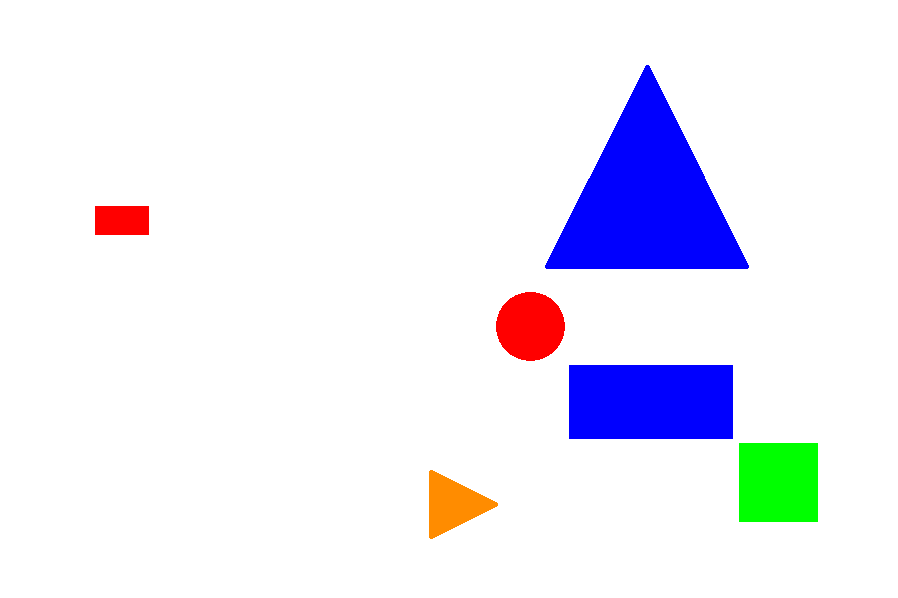
#> input picture test_images/test_image_13.png, 898 x 598 px
$ jupyter execute --allow-errors 'issue highlighter.ipynb'
#> lines starting #> are read from the running program, lines starting #| are printed output that depends on the picture; after the words box and inside, x2 and y2 are one past the last pixel; in counts of white or black regions, pixels touching at a corner belong together
To highlight the issue in test_image_14.png

[cell 1]
import cv2
import numpy as np

[cell 2]
def centroid(contour):

    centroid = []

    M = cv2.moments(contour)
    if M['m00'] != 0.0:
        cx = int(M['m10']/M['m00'])
        cy = int(M['m01']/M['m00'])

        centroid.append((cx,cy))

    return centroid

[cell 3]
def colors_detected(img):
    """
    Purpose:
    ---
    This function takes the image as argument and returns a dictionary
    denoting the color of the shapes in the image.

    Input Arguments:
    ---
    `img` : [ numpy array ]
            numpy array of image returned by cv2 library

    Returns:
    ---
    `detected_colors` : {dictionary}
            dictionary containing details of colors present in image
    """
    detected_colors = {}

    image = cv2.imread(img)
    # Convert BGR to HSV
    hsv_frame = cv2.cvtColor(image, cv2.COLOR_BGR2HSV)

    # defining color ranges

    # red color range
    low_red = np.array([0, 150, 50], np.uint8)
    high_red = np.array([10, 255, 255], np.uint8)
    red_mask = cv2.inRange(hsv_frame, low_red, high_red)

    # blue color range
    low_blue = np.array([94, 80, 2], np.uint8)
    high_blue = np.array([126, 255, 255], np.uint8)
    blue_mask = cv2.inRange(hsv_frame, low_blue, high_blue)

    # green color range
    low_green = np.array([36, 25, 25], np.uint8)
    high_green = np.array([70, 255, 255], np.uint8)
    green_mask = cv2.inRange(hsv_frame, low_green, high_green)

    # orange color range
    low_orange = np.array([15, 150, 50], np.uint8)
    high_orange = np.array([25, 255, 255], np.uint8)
    orange_mask = cv2.inRange(hsv_frame, low_orange, high_orange)

    #Morphological Transform: Dilation, to remove noises from the images and performing bitwise_and function to specifically detect a particular color.

    kernal = np.ones((6, 6), "uint8")

    # For red color
    red_mask = cv2.dilate(red_mask, kernal)
    res_red = cv2.bitwise_and(image, image, mask = red_mask)

    # For green color
    green_mask = cv2.dilate(green_mask, kernal)
    res_green = cv2.bitwise_and(image, image, mask = green_mask)

    # For blue color
    blue_mask = cv2.dilate(blue_mask, kernal)
    res_blue = cv2.bitwise_and(image, image, mask = blue_mask)

    # For orange color
    orange_mask = cv2.dilate(orange_mask, kernal)
    res_orange = cv2.bitwise_and(image, image, mask = orange_mask)

    # Contours for color detection

    # Creating contour to track red color
    red_contours, _ = cv2.findContours(red_mask, cv2.RETR_TREE, cv2.CHAIN_APPROX_SIMPLE)

    # Creating contour to track green color
    green_contours, _ = cv2.findContours(green_mask, cv2.RETR_TREE, cv2.CHAIN_APPROX_SIMPLE)

    # Creating contour to track blue color
    blue_contours, _ = cv2.findContours(blue_mask, cv2.RETR_TREE, cv2.CHAIN_APPROX_SIMPLE)

    # Creating contour to track orange color
    orange_contours, _ = cv2.findContours(orange_mask, cv2.RETR_TREE, cv2.CHAIN_APPROX_SIMPLE)

    # taking a counter variable to allow for detection of each shape
#     count = -1


    # RED
    for contour in red_contours:
        area = cv2.contourArea(contour)
        if(area > 300):
#             centroid_all(img)
#             print(centroid)
            centroids = centroid(contour)
            # accessing the centroid cx, cy values
#             c = centroids[count]
            cx = centroids[0][0]
            cy = centroids[0][1]

            detected_colors[cx,cy] = ['Red']

    #BLUE
    for contour in blue_contours:
        area = cv2.contourArea(contour)
        if(area > 300):
#             centroid_all(img)
#             print(centroid)
            centroids = centroid(contour)
            # accessing the centroid cx, cy values
#             c = centroids[count]
            cx = centroids[0][0]
            cy = centroids[0][1]

            detected_colors[cx,cy] = ['Blue']

    #GREEN
    for contour in green_contours:
        area = cv2.contourArea(contour)
        if(area > 300):
#             centroid_all(img)
#             print(centroid)
            centroids = centroid(contour)
            # accessing the centroid cx, cy values
#             c = centroids[count]
            cx = centroids[0][0]
            cy = centroids[0][1]

            detected_colors[cx,cy] = ['Green']

    #ORANGE
    for contour in orange_contours:
        area = cv2.contourArea(contour)
#         rect = cv2.boundingRect(contour)
#         area = rect[2] * rect[3]
#         print(area)
        #approximating
        approx = cv2.approxPolyDP(contour, 0.025*cv2.arcLength(contour, True), True)

        #img changed to image
        cv2.drawContours(image, [approx], 0, (0), 3)
        if(area > 300):

            x, y, w, h = cv2.boundingRect(contour)
            image = cv2.rectangle(image, (x, y), (x + w, y + h), (0, 0, 0), 2)
            cv2.putText(image, "Orange", (x-50, y+h+8), cv2.FONT_HERSHEY_SIMPLEX,  1.0, (0, 0, 0))


            cv2.imshow("Colors+Shapes",image)
            cv2.waitKey(0)
            cv2.destroyAllWindows()

#             cv2.drawContours(image, [contour], -1, (0, 0, 255), 5)

#             centroid_all(img)
#             print(centroid)
            centroids = centroid(contour)
            # accessing the centroid cx, cy values
#             c = centroids[count]
            cx = centroids[0][0]
            cy = centroids[0][1]

            detected_colors[cx,cy] = ['Orange']

    return detected_colors

#> (a cell that did not finish here is left out)

#> (a cell that did not finish here is left out)


#> (a cell that did not finish here is left out)


#> (a cell that did not finish here is left out)


#> (a cell that did not finish here is left out)

#> (a cell that did not finish here is left out)

#> (a cell that did not finish here is left out)

#> (a cell that did not finish here is left out)

#> (a cell that did not finish here is left out)

#> (a cell that did not finish here is left out)

#> (a cell that did not finish here is left out)

#> (a cell that did not finish here is left out)

[cell 16]
print(colors_detected('test_images/test_image_13.png'))
#> in colors_detected, image is the input picture: shape (598, 898, 3); mean B, G, R 248.3, 236, 236.1
#> in colors_detected (call 13), `red_mask = cv2.inRange(hsv_frame, low_red, high_red)`:
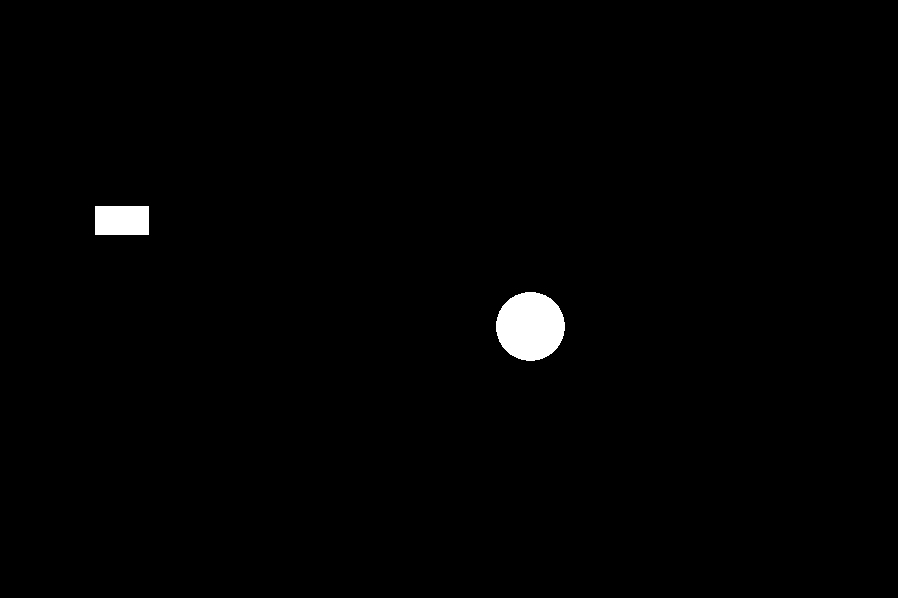
#> red_mask: shape (598, 898); 0.98% white; 2 white regions, box (x1, y1, x2, y2) and area: (496, 292, 565, 361) 3719, (95, 206, 149, 235) 1566
#> in colors_detected (call 13), `red_mask = cv2.dilate(red_mask, kernal)`:
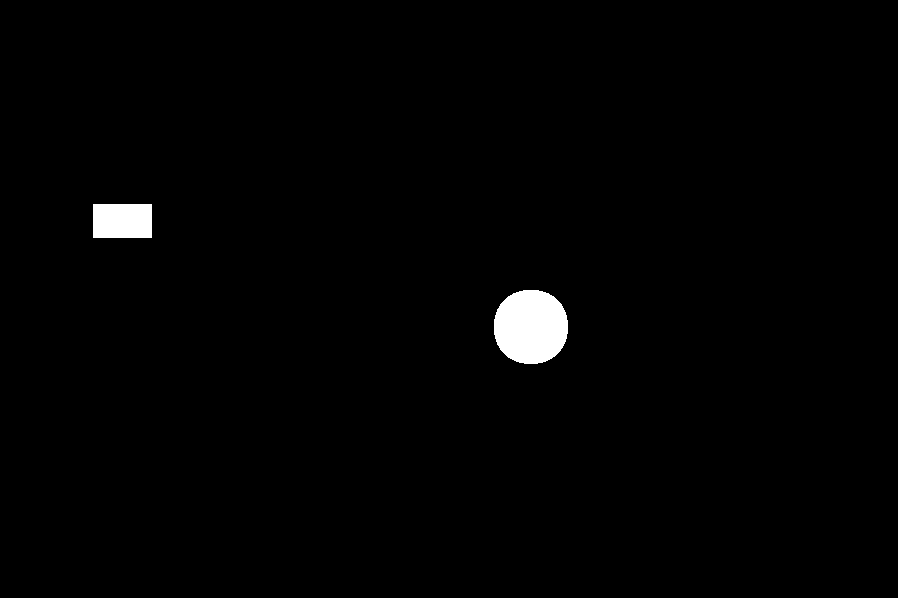
#> red_mask: shape (598, 898); 1.2% white; 2 white regions, box (x1, y1, x2, y2) and area: (494, 290, 568, 364) 4434, (93, 204, 152, 238) 2006
#> in colors_detected (call 13), `green_mask = cv2.dilate(green_mask, kernal)`:
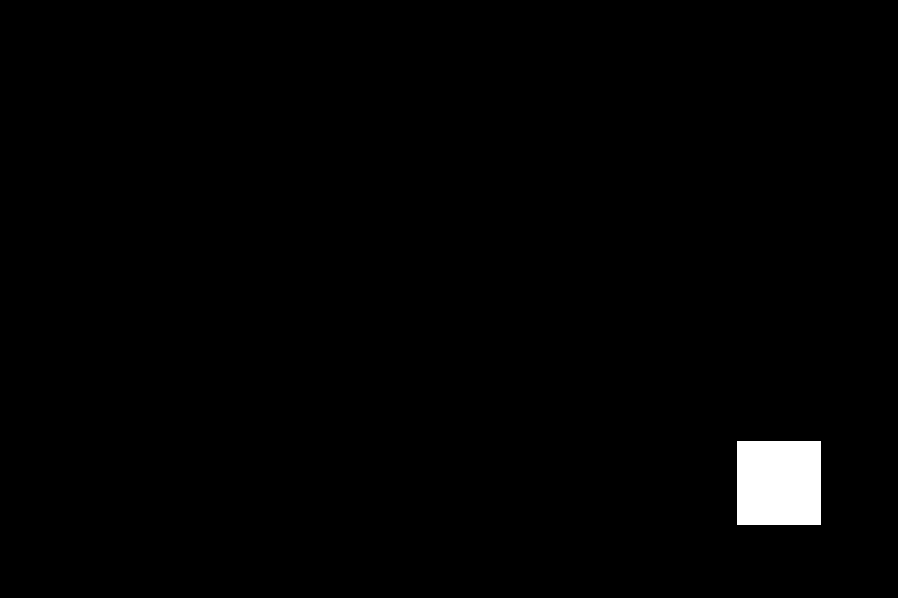
#> green_mask: shape (598, 898); 1.3% white; 1 white region, box (x1, y1, x2, y2) and area: (737, 441, 821, 525) 7056
#> in colors_detected (call 13), `blue_mask = cv2.dilate(blue_mask, kernal)`:
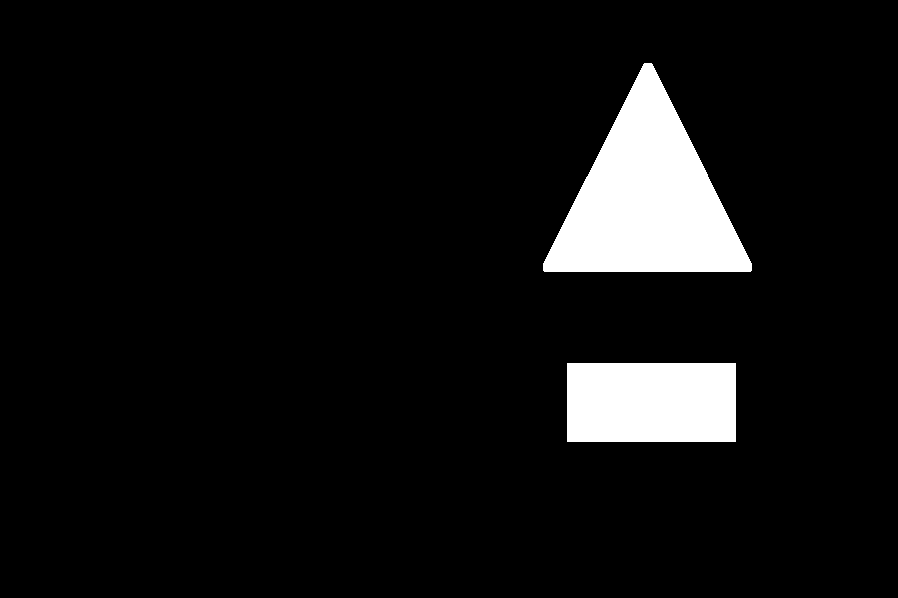
#> blue_mask: shape (598, 898); 6.9% white; 2 white regions, box (x1, y1, x2, y2) and area: (543, 63, 752, 272) 23478, (567, 363, 736, 442) 13351
#> in colors_detected (call 13), `res_blue = cv2.bitwise_and(image, image, mask = blue_mask)`:
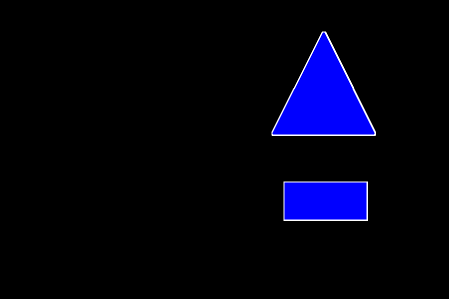
#> res_blue: shape (598, 898, 3) (shown at 1/2 size); mean B, G, R 17.5, 1.6, 1.6
#> in colors_detected (call 13), `orange_mask = cv2.dilate(orange_mask, kernal)`:
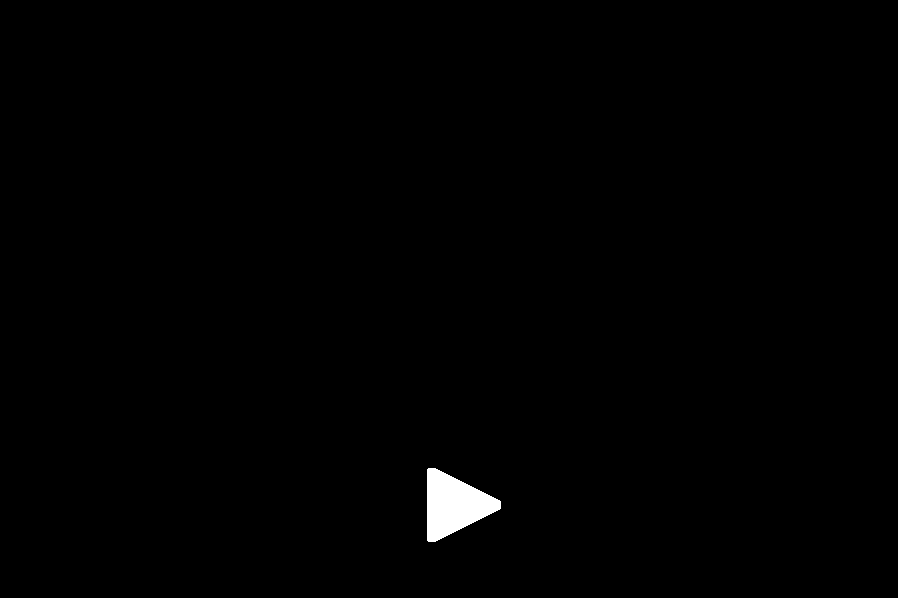
#> orange_mask: shape (598, 898); 0.61% white; 1 white region
#> in colors_detected (call 13), `red_contours, _ = cv2.findContours(red_mask, cv2.RETR_TREE, cv2.CHAIN_..`: red_contours = 2 contours; box (x1, y1, x2, y2) and area: (494, 290, 568, 364) 4327, (93, 204, 152, 238) 1914
#> in colors_detected (call 13), `green_contours, _ = cv2.findContours(green_mask, cv2.RETR_TREE, cv2.CH..`: green_contours = [[[737, 441], [737, 524], [820, 524], [820, 441]]]
#> in colors_detected (call 13), `blue_contours, _ = cv2.findContours(blue_mask, cv2.RETR_TREE, cv2.CHAI..`: blue_contours = 2 contours; box (x1, y1, x2, y2) and area: (543, 63, 752, 272) 23162, (567, 363, 736, 442) 13104
#> in colors_detected (call 13), `orange_contours, _ = cv2.findContours(orange_mask, cv2.RETR_TREE, cv2...`: orange_contours = 1 contour; box (x1, y1, x2, y2) and area: (427, 468, 501, 542) 3183
#> the loop in colors_detected (call 13), `for contour in red_contours:` made 2 passes
#> (area, cx, cy) on pass 2: (1914, 122, 220)
#> after the loop in colors_detected (call 13), `for contour in red_contours:`: detected_colors = {(530, 326): ['Red'], (122, 220): ['Red']}
#> the loop in colors_detected (call 13), `for contour in blue_contours:` made 2 passes
#> (area, cx, cy) on pass 1: (13104, 651, 402)
#> after the loop in colors_detected (call 13), `for contour in blue_contours:`: detected_colors = {(530, 326): ['Red'], (122, 220): ['Red'], (651, 402): ['Blue'], (647, 199): ['Blue']}
#> the loop in colors_detected (call 13), `for contour in green_contours:` made 1 pass
#> (area, cx, cy) on pass 1: (6889, 778, 482)
#> after the loop in colors_detected (call 13), `for contour in green_contours:`: detected_colors = {(530, 326): ['Red'], (122, 220): ['Red'], (651, 402): ['Blue'], (647, 199): ['Blue'], (778, 482): ['Green']}
#> the loop in colors_detected (call 13), `for contour in orange_contours:` made 1 pass
#> (area, approx, x, y, w, h, cx, cy) on pass 1: (3183, [[427, 469], [428, 541], [500, 508], [499, 500]], 427, 468, 74, 74, 453, 504)
#> pass 1, in colors_detected (call 13), `image = cv2.rectangle(image, (x, y), (x + w, y + h), (0, 0, 0), 2)`:
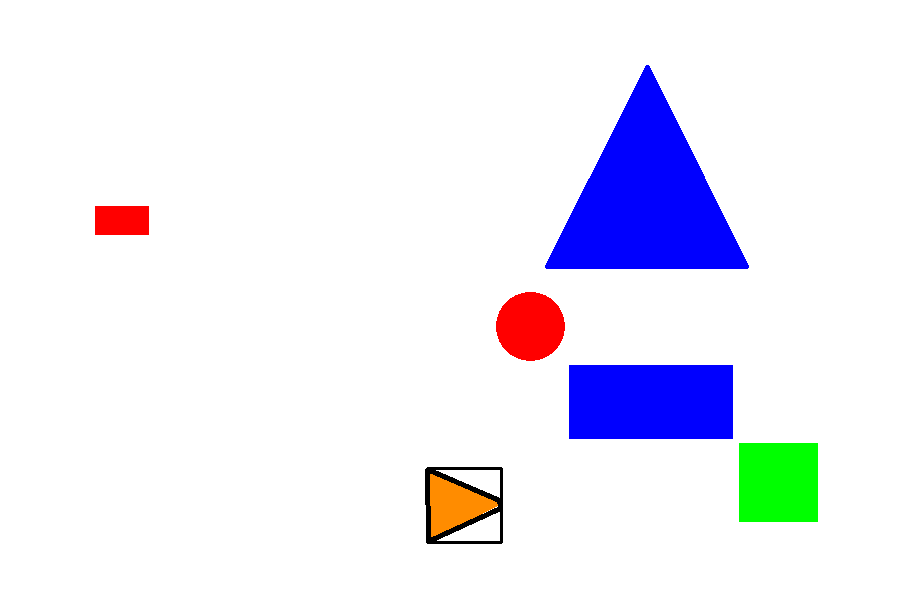
#> image: shape (598, 898, 3); 0.33% of pixels changed, all inside (x1, y1, x2, y2) = (425, 467, 503, 544)
#> after the loop in colors_detected (call 13), `for contour in orange_contours:`: detected_colors = {(530, 326): ['Red'], (122, 220): ['Red'], (651, 402): ['Blue'], (647, 199): ['Blue'], (778, 482): ['Green'], (453, 504): ['Orange']}

$ run again, with issue1.jpg saved as test_images/test_image_13.png
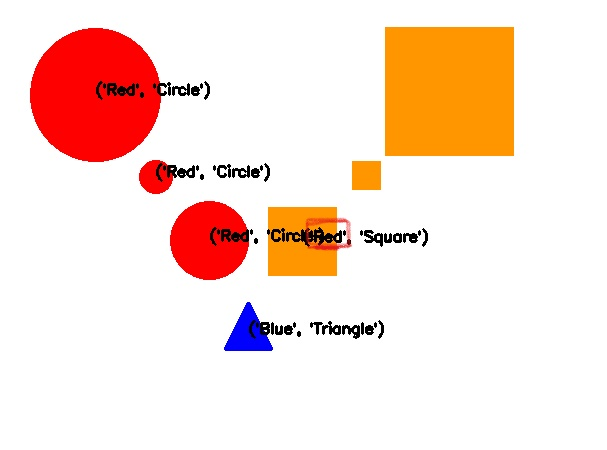
#> input picture issue1.jpg, 607 x 450 px
#> in colors_detected, image is the input picture: shape (450, 607, 3); mean B, G, R 213.6, 224.3, 249.8
#> hsv_frame: shape (450, 607, 3); mean H, S, V 7.2, 40.5, 250.9
#> in colors_detected (call 13), `red_mask = cv2.inRange(hsv_frame, low_red, high_red)`:
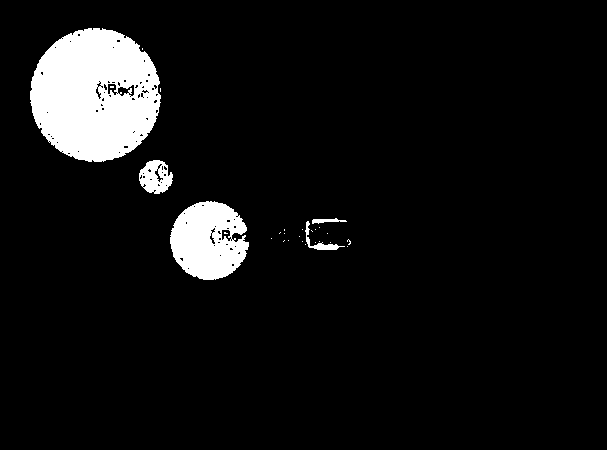
#> red_mask: shape (450, 607); 6.9% white; 28 white regions (23 under 20 px), largest, box (x1, y1, x2, y2) and area: (30, 28, 161, 162) 13246, (170, 201, 249, 280) 4564, (139, 160, 173, 194) 769, (305, 221, 345, 250) 228, (312, 218, 347, 224) 110
#> green_mask: shape (450, 607); every value is 0
#> res_green: shape (450, 607, 3); every value is 0
#> red_contours = 9 contours, 1 with area under 20; largest, box (x1, y1, x2, y2) and area: (28, 26, 164, 165) 14853, (168, 199, 252, 283) 5510, (137, 158, 176, 197) 1176, (297, 216, 354, 253) 1104, (277, 227, 288, 237) 75, (281, 238, 292, 245) 55, (269, 236, 275, 242) 25, (325, 231, 331, 237) 25
#> green_contours = []
#> blue_contours = 10 contours; largest, box (x1, y1, x2, y2) and area: (222, 300, 276, 354) 1883, (159, 80, 180, 99) 234, (245, 229, 261, 246) 132, (167, 163, 180, 180) 128, (319, 233, 334, 244) 92
#> orange_contours = 6 contours, 2 with area under 20; largest, box (x1, y1, x2, y2) and area: (350, 25, 517, 193) 18776, (266, 205, 340, 279) 5218, (302, 232, 323, 244) 112, (308, 220, 325, 225) 42
#> the loop in colors_detected (call 13), `for contour in red_contours:` made 9 passes
#> (area, cx, cy) on passes 5, 7, 8, 9: (1103.5, 322, 235), (5510, 209, 240), (1175.5, 155, 177), (14853, 95, 95)
#> after the loop in colors_detected (call 13), `for contour in red_contours:`: detected_colors = {(322, 235): ['Red'], (209, 240): ['Red'], (155, 177): ['Red'], (95, 95): ['Red']}
#> the loop in colors_detected (call 13), `for contour in blue_contours:` made 10 passes
#> (area, cx, cy) on pass 1: (1883, 249, 332)
#> after the loop in colors_detected (call 13), `for contour in blue_contours:`: detected_colors = {(322, 235): ['Red'], (209, 240): ['Red'], (155, 177): ['Red'], (95, 95): ['Red'], (249, 332): ['Blue']}
#> the loop in colors_detected (call 13), `for contour in orange_contours:` made 6 passes
#> (area, x, y, w, h, cx, cy) on passes 1, 6: (5218.5, 266, 205, 74, 74, 301, 241), (18776, 350, 25, 167, 168, 444, 96)
#> after the loop in colors_detected (call 13), `for contour in orange_contours:`:
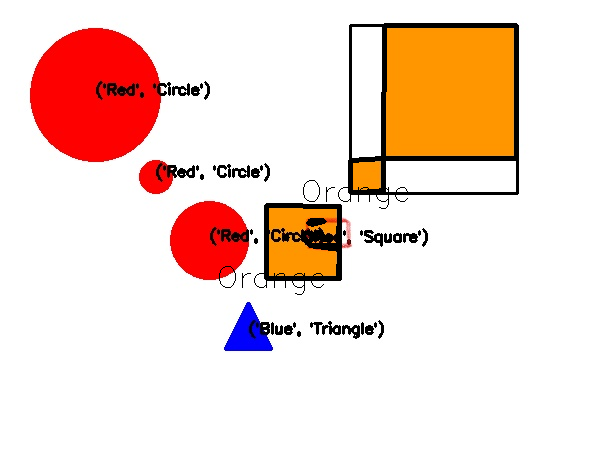
#> image: shape (450, 607, 3); mean B, G, R 208.6, 218.7, 243.8
#> after the loop in colors_detected (call 13), `for contour in orange_contours:`: detected_colors = {(322, 235): ['Red'], (209, 240): ['Red'], (155, 177): ['Red'], (95, 95): ['Red'], (249, 332): ['Blue'], (301, 241): ['Orange'], (444, 96): ['Orange']}
